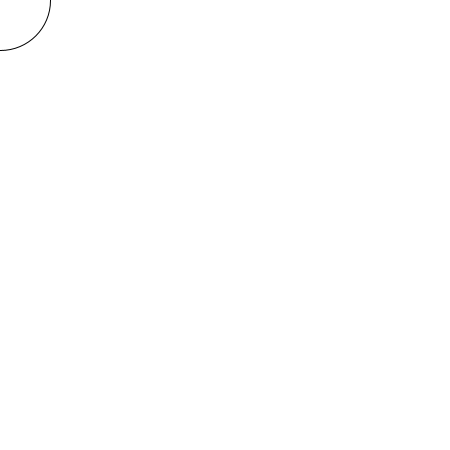
Frame 1 (no input)
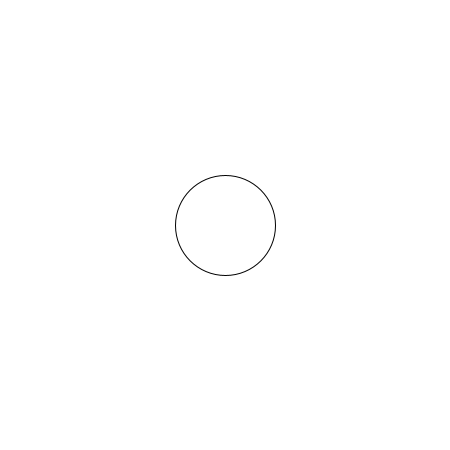
Frame 2 (the mouse pressed at the canvas centre, redrawn once)

The Processing sketch that drew these frames (run headless with seeded random() and noise(); the mouse was pressed at the canvas centre and the sketch redrawn once):

// Processing sketch: exercise26_3
// ── exercise26_3.pde
void setup() { 
  size(450, 450); 
  noLoop();
}
void draw() {
  background(255);
  ellipse(mouseX, mouseY, 100, 100);
}
void mousePressed() {
  redraw();
}
